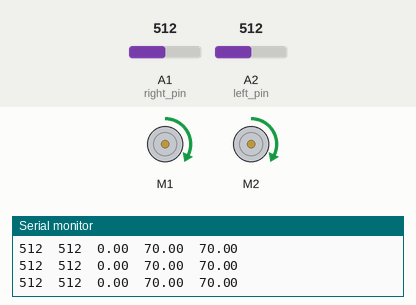
This sketch was run on a simulated Arduino Uno, built with avr-gcc and run on an emulated ATmega328P. Parts: 2 × DC motor (green arrow = forward, orange = backward, longer = faster), the last lines printed to the serial monitor. Inputs (shaded band) come from the test bench; at power-on: A1 (right_pin) = 512, A2 (left_pin) = 512.

Above: at 1.2 s.
1.3 s: A1 (right_pin) set to 716
At 2.0 s:
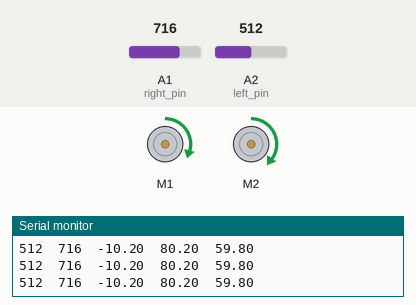
2.8 s: A2 (left_pin) set to 610
At 3.6 s:
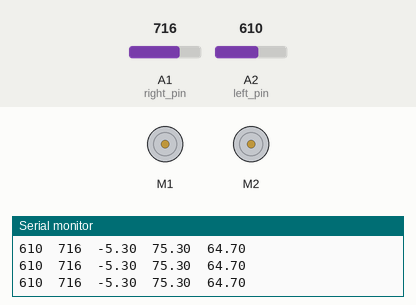
7.3 s: A1 (right_pin) set to 696
Timing chart, 0 to 9.8 s (numbered marks = the images above; inputs shaded):
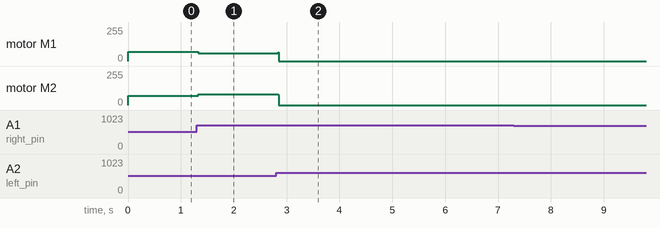

Measured:
- after the input at 1.3 s, motor M1: forward 70/255 → forward 59/255 at once; motor M2: forward 70/255 → forward 80/255 at once
- after the input at 2.8 s, motor M1: forward 59/255 → stopped at once; motor M2: forward 80/255 → stopped at once

The sketch:

line_follwer.ino
```cpp
/////////////////////////////////////////////////////////////////////////////////////
//  Date   : 03/2023
//  Developpers : Ouaaddi Mohamedbahae , khimouj Mounir , Nabil Oulhaj , Hicham Redone
//  National School of Applied Sciences ,University of cadi ayyad ,Marrakech ,Morocco
//
//  The code provided below is an algorithm that uses 2 infrared  sensors for a line
//    following robot and uses PID correction to keep the robot move forward
//
/////////////////////////////////////////////////////////////////////////////////////

//we need to include the motors library to control them , and the PID library
#include "AFMotor.h"
#include"PID.h"

// the output of the left seneor is connected to A2 and the output of the right sensor to A1
#define left_pin A2
#define right_pin A1

// here we define an object called pid and the 2 motors
PID pid(0.05,0,0.005,10,10,-300,300);
//Kp = 0.05 , Ki = 0 ,Kd = 0.005 , tau = 10s  , T = 10s ,min_output = -300 and max_output = 300

AF_DCMotor right_motor(1);
AF_DCMotor left_motor(2);

//we store the values from the infrared sensor in the following varibles
int left_value,right_value;
int mtrSpd = 70 ;//the reference speed
// the flag variable is created to stop the robot in final .
int flag=0;

void setup() {
  Serial.begin(9600);
  pinMode(left_pin, INPUT);
  pinMode(right_pin, INPUT);

  //set the motors to move forward by default
  right_motor.run(FORWARD);
  left_motor.run(FORWARD);

}

void loop() {
  //read the values
  left_value = analogRead(left_pin);
  right_value = analogRead(right_pin);
  Serial.print(left_value);
  Serial.print("\t");
  Serial.print(right_value);

  // the error is the difference between the 2 values , and we want the difference to be 0
  // so 0 is the setpoint in pid input
  // the output of the pid function  (s) is the quantity in wich we gonna perturbate the reference speed
  float s = pid.Up_date(0,right_value - left_value);
  Serial.print("\t");
  Serial.print(s);

  //to protect the motors, we need to limit the speed to 200
  float left_speed = constrain(mtrSpd - s, 0, 200);
  float right_speed = constrain(mtrSpd + s, 0, 200);
  left_motor.setSpeed(left_speed);
  right_motor.setSpeed(right_speed);
  Serial.print("\t");
  Serial.print(left_speed);
  Serial.print("\t");
  Serial.println(right_speed);

  //if the 2 sensors read black value ,then stop we reach the end
  if(left_value >= 600 && right_value  >= 600){
    left_motor.run(RELEASE);
    right_motor.run(RELEASE);
    exit;// shut down the arduino board
  }
  }
```

PID.cpp
```cpp
#include"PID.h"
PID::PID(float KP, float KI , float KD , float TAU , float TIME , int min , int max ){
    kp = KP ;
    ki = KI ;
    kd = KD ;
    tau = TAU ;
    T = TIME ;
    integrator = 0 ;
    prevError = 0 ;
	differentiator = 0 ;
	prevMeasurement = 0 ;
    out = 0 ;
    limMin = min ;
    limMax = max ;
}

float PID::Up_date(float setpoint , float measurement ){
    /*Error signal*/

    float error = setpoint - measurement ;

    /*Proportional*/

    float proportional = kp * error;

    /*Integral*/

    integrator = integrator + 0.5f * ki * T * (error + prevError);

    /* Anti-wind-up via dynamic integrator clamping */
	float limMinInt, limMaxInt;

    /* Compute integrator limits */

	if ( limMax > proportional) {

		limMaxInt = limMax - proportional;

	} else {

		limMaxInt = 0.0f;

	}

	if ( limMin < proportional) {

		limMinInt = limMin - proportional;

	} else {

		limMinInt = 0.0f;

	}

    /* Clamp integrator */
    if ( integrator > limMaxInt) {

        integrator = limMaxInt;

    } else if (integrator < limMinInt) {

        integrator = limMinInt;

    }

    /* Derivative (band-limited differentiator)*/

    differentiator = (2.0f * kd * (measurement - prevMeasurement) + (2.0f * tau - T) * differentiator) / (2.0f * tau + T); /* Note: derivative on measurement! */

    /*Compute output and apply limits*/
    out = proportional + integrator + differentiator;

    if (out > limMax) {

        out = limMax;

    } else if (out < limMin) {

        out = limMin;
    }

    /* Store error and measurement for later use */
    prevError       = error;
    prevMeasurement = measurement;

    /* Return controller output */
    return out;
}
```

PID.h
```cpp
#ifndef PID_CONTROLLER_H
#define PID_CONTROLLER_H

class PID{
public:
    /* Controller gains */
	float kp;
	float ki;
	float kd;

    /* Derivative low-pass filter time constant */
	float tau;

	/* Output limits */
	float limMin;
	float limMax;

    /* Sample time (in seconds) */
	float T;

    /*Controller "memory"*/
    float integrator;
	float prevError;			/* Required for integrator */
	float differentiator;
	float prevMeasurement;		/* Required for differentiator */

	/* Controller output */
	float out;

    /*constructor*/
    PID(float , float , float , float , float, int , int );
    /*updating the contoller*/
    float Up_date(float ,float);

};


#endif
```
